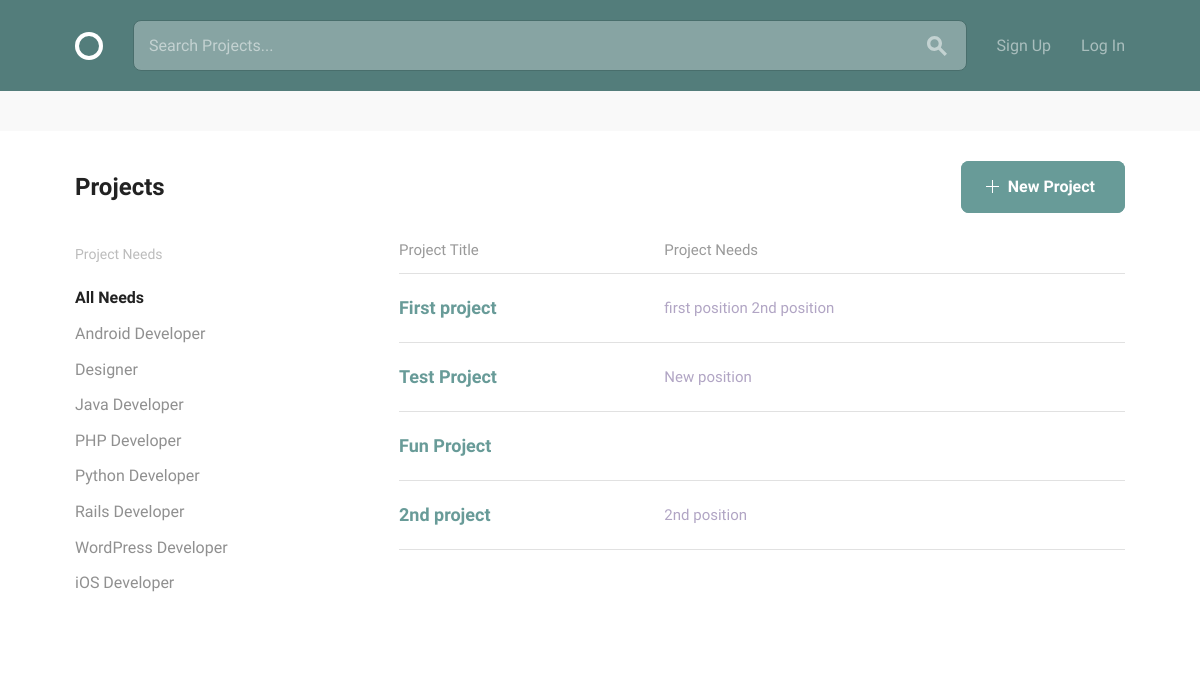
The page / on the database its author committed.
### projects/models.py (models this page shows, shortened)
class Project(models.Model):
    user = models.ForeignKey(settings.AUTH_USER_MODEL, null=True)
    title = models.CharField(max_length=100)
    description = models.TextField(max_length=500)
    estimated_time = models.IntegerField()
    requirements = models.CharField(max_length=100)

class Position(models.Model):
    ANDROID = "Android"
    DESIGN = "Design"
    JAVA = "Java"
    PHP = "PHP"
    PYTHON = "Python"
    RAILS = "Rails"
    WORDPRESS = "Wordpress"
    iOS = "iOS"
    SKILLES_CHOICES = (
        (ANDROID, "Android Developer"),
        (DESIGN, "Designer"),
        (JAVA, "Java Developer"),
        (PHP, "PHP Developer"),
        (PYTHON, "Python Developer"),
        (RAILS, "Rails Developer"),
        (WORDPRESS, "Wordpress Developer"),
        (iOS, "iOS Developer")
    )
    project = models.ForeignKey(
        Project,
        null=True,
        related_name="positions",
        on_delete=models.CASCADE)
    title = models.CharField(max_length=100)
    description = models.CharField(max_length=500)
    skill = models.CharField(max_length=20, choices=SKILLES_CHOICES, default="")
    position_filled = models.BooleanField(default=False)

### social_team_builder/views.py (the view)
# urls.py: 2. Add a URL to urlpatterns:  url(r'^$', Home.as_view(), name='home')
class Home(ListView):
    model = Project
    template_name = "home.html"
    def get_queryset(self):
        return Project.objects.all().prefetch_related('positions')
    """
    def get_context_data(self, **kwargs):
        context = super(Home, self).get_context_data(**kwargs)
        context['position_list'] = Position.objects.all()
        return context
    """

### templates/home.html
{% extends "layout.html" %}
{% load static from staticfiles %}
{% block body_content %}
  <div class="bounds circle--page">
      <div class="circle--page--header circle--fluid">
          <div class="circle--fluid--cell circle--fluid--primary">
              <h2>Projects</h2>
          </div>
          <div class="circle--fluid--cell circle--fluid--secondary">
              <a class="button button-primary icon-on-left" href="{% url 'projects:create' %}">
                  <svg version="1.1" xmlns="http://www.w3.org/2000/svg" xmlns:xlink="http://www.w3.org/1999/xlink" x="0px" y="0px" viewBox="0 0 13 13" style="enable-background:new 0 0 13 13;" xml:space="preserve" class="add">
                    <polygon points="7,6 7,0 6,0 6,6 0,6 0,7 6,7 6,13 7,13 7,7 13,7 13,6 "/>
                  </svg>
                  New Project
              </a>
          </div>
      </div>
      <div class="grid-25">
          <div class="circle--filter circle--secondary--module">
              <h4>Project Needs</h4>
              <ul class="circle--filter--list">
                <li><a class="selected">All Needs</a></li>
                <li><a>Android Developer</a></li>
                <li><a>Designer</a></li>
                <li><a>Java Developer</a></li>
                <li><a>PHP Developer</a></li>
                <li><a>Python Developer</a></li>
                <li><a>Rails Developer</a></li>
                <li><a>WordPress Developer</a></li>
                <li><a>iOS Developer</a></li>
              </ul>
          </div>
      </div>
      <div class="grid-70 grid-push-5">
          <table class="u-full-width circle--table">
              <thead>
                  <tr>
                      <th>Project Title</th>
                      <th class="circle--cell--right">Project Needs</th>
                  </tr>
              </thead>
              <tbody>
                  {% for project in project_list %}
                      <tr class="clickable-row" data-href="{% url "projects:project_detail" pk=project.pk %}">
                          <td>
                              <h3>{{ project.title }}</h3></a>
                          </td>
                          <td class="circle--cell--right">
                              {% for position in project.positions.all %}
                                  {% if position.position_filled != True %}
                                      <span class="secondary-label">{{ position.title }}</span>
                                  {% endif %}
                              {% endfor %}
                          </td>
                      </tr>
                  {% endfor %}
              </tbody>
          </table>
      </div>
  </div>
{% endblock %}

### rows shown on the page
Project: title "First project"
Position: title "first position"
Position: title "2nd position"
Project: title "Test Project"
Position: title "New position"
Project: title "Fun Project"
Project: title "2nd project"
Position: title "2nd position"
